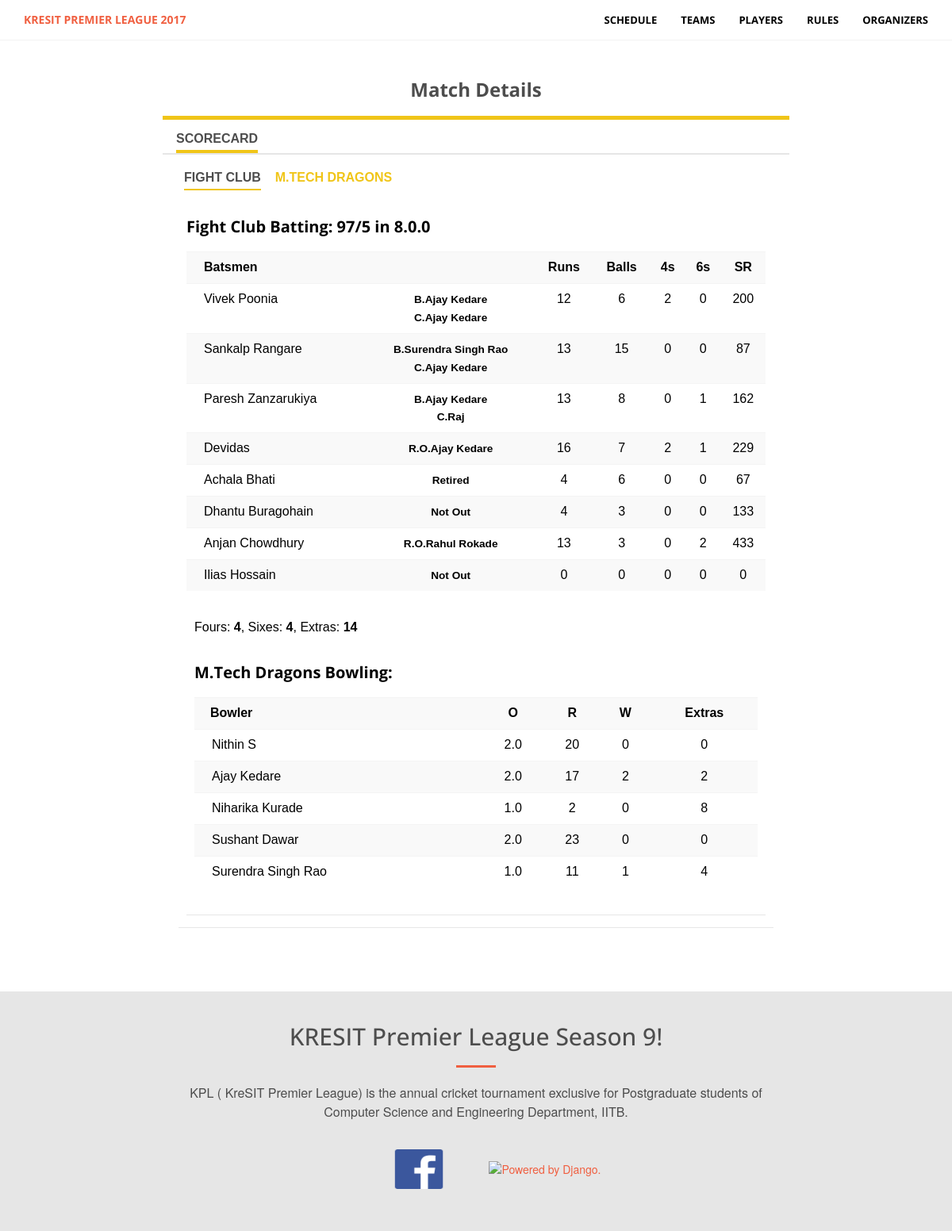
The page /kpl/match_details/11/ on the database its author committed.
### matches/models.py (models this page shows, shortened)
class Innings(models.Model):
    batting = models.ForeignKey(Team,related_name='inning_batting')
    bowling = models.ForeignKey(Team,related_name='inning_bowling')
    runs = models.IntegerField(default=0)
    wickets = models.IntegerField(default=0)
    balls = models.IntegerField(default=0)
    extras = models.IntegerField(default=0)

class Batting_Scorecard(models.Model):
    retired_choice = (
        ('No', 'No'),
        ('Yes', 'Yes'),
    )
    innings = models.ForeignKey(Innings,related_name='batting_innings')
    batsman = models.ForeignKey(Sold_Player,related_name='scorecard_batsman')
    runs = models.IntegerField(default=0)
    balls = models.IntegerField(default=0)
    fours = models.IntegerField(default=0)
    sixes = models.IntegerField(default=0)
    wicket = models.ForeignKey(Wicket,related_name='wicket_batsman',blank=True,null=True)
    retired = models.CharField(choices=retired_choice,max_length=6,default='No')
    come_back = models.CharField(choices=retired_choice,max_length=6,default='No')

class Wicket(models.Model):
    type = models.ForeignKey(Wicket_Type,related_name='wicket_type')
    player1 = models.ForeignKey(Sold_Player,blank=True,related_name='wicket_player1')
    player2 = models.ForeignKey(Sold_Player,blank=True,related_name='wicket_player2',null=True)

class Bowling_Scorecard(models.Model):
    innings = models.ForeignKey(Innings,related_name='bowling_innings')
    bowler = models.ForeignKey(Sold_Player,related_name='scorecard_bowler')
    runs = models.IntegerField(default=0)
    wickets = models.IntegerField(default=0)
    balls = models.IntegerField(default=0)
    overs = models.CharField(max_length=3,default='0.0')
    extras = models.IntegerField(default=0)

### teams/models.py (models this page shows)
class Team(models.Model):
    manager_only_opts = (
        ('Yes', 'Yes'),
        ('No', 'No'),
    )
    name = models.CharField(max_length=50)
    manager = models.ForeignKey(Player,on_delete=models.CASCADE)
    captain = models.ForeignKey(Player,on_delete=models.CASCADE,related_name='captain')
    logo = models.ImageField(upload_to='team_logo/')
    manager_only = models.CharField(choices=manager_only_opts,max_length=3,default='No')
    players_cost = models.IntegerField(default=0)
    manager_cost = models.IntegerField(default=0)
    money = models.IntegerField(default=3000)
    alias = models.CharField(max_length=10,blank=True)
    def __str__(self):
        return str(self.name)

### auctions/models.py (models this page shows)
class Sold_Player(models.Model):
    player = models.ForeignKey(Player,on_delete=models.CASCADE)
    team = models.ForeignKey(Team,on_delete=models.CASCADE)
    price = models.IntegerField(default=0)
    runs = models.IntegerField(default=0)
    wickets = models.IntegerField(default=0)
    balls = models.IntegerField(default=0)
    sixes = models.IntegerField(default=0)
    fours = models.IntegerField(default=0)
    catches = models.IntegerField(default=0)
    runout = models.IntegerField(default=0)
    def __str__(self):
        return str(self.player)

### players/models.py (models this page shows)
class Player(models.Model):
    cat_opts = (
        ('Batsman', 'Batsman'),
        ('Bowler', 'Bowler'),
        ('All-Rounder', 'All-Rounder'),
    )
    year_opts = (
        ('First', 'First'),
        ('Second', 'Second'),
        ('Third', 'Third'),
    )
    pool_opts = (
        ('A', 'A'),
        ('B', 'B'),
    )
    manager_opts = (
        ('Yes', 'Yes'),
        ('No', 'No'),
    )
    gender_opts = (
        ('Male', 'Male'),
        ('Female', 'Female'),
    )
    auction_opts = (
        ('pending', 'pending'),
        ('sold', 'sold'),
    )
    name = models.CharField(max_length=100, unique=True)
    gender = models.CharField(choices=gender_opts,default='Male',max_length=6)
    manager = models.CharField(choices=manager_opts,max_length=3)
    year = models.CharField(max_length=10,choices=year_opts)
    pic = models.ImageField(upload_to='player_pics/')
    phone_no = models.CharField(max_length=10)
    category = models.CharField(choices=cat_opts, max_length=100)
    prev_exp = models.TextField(max_length=100,default='Not Specified')
    kpl_exp = models.TextField(max_length=100,default='None')
    pool = models.CharField(max_length=1,choices=pool_opts,default='B')
    auction_status = models.CharField(choices=auction_opts,max_length=10,default='pending')
    class Meta:
        ordering = ['pool','name']
    def __str__(self):
        return str(self.name)

### dashboard/views.py (the view)
# urls.py: url(r'^match_details/(?P<match>[0-9]+)/$', Match_Details.as_view(),name='match_details'),
class Match_Details(View):
    def get(self,request,match):
        t = datetime.datetime(2017, 2, 15, 15, 0, 0)
        td = t-datetime.datetime.now()
        time = int(td.total_seconds())
        matches = Match.objects.all().order_by('match_number')
        current_match = Match.objects.get(id=match)
        current_inning = current_match.first_innings
        current_over = Over.objects.filter(innings=current_inning).last()
        try:
            other_inning = Innings.objects.filter(batting=current_inning.bowling,
                                                  bowling=current_inning.batting)
            other_over = ""
            if len(other_inning)!=0:
                other_inning = other_inning[0]
                other_over = str(other_inning.balls / 6) + "." + str(other_inning.balls % 6)
            team1 = Sold_Player.objects.filter(team=current_inning.batting).order_by('player__name')
            team2 = Sold_Player.objects.filter(team=current_inning.bowling).order_by('player__name')
            striker = Batting_Scorecard.objects.filter(batsman=current_over.striker,innings=current_inning)[0]
            non_striker = Batting_Scorecard.objects.filter(batsman=current_over.non_striker,innings=current_inning)[0]
            bowler = Bowling_Scorecard.objects.filter(bowler=current_over.bowler,innings=current_inning)[0]
            cur_over = str(current_inning.balls/6)+"."+str(current_inning.balls%6)
            balls = Ball.objects.filter(over=current_over)
            bowler_over = str(bowler.balls/6)+"."+str(bowler.balls%6)
            batting_lineup = Batting_Scorecard.objects.filter(innings=current_inning)
            bowling_lineup = Bowling_Scorecard.objects.filter(innings=current_inning)
            other_batting_lineup = Batting_Scorecard.objects.filter(innings=other_inning)
            other_bowling_lineup = Bowling_Scorecard.objects.filter(innings=other_inning)
            tot_fours = 0
            tot_sixes = 0
            for batsman in batting_lineup:
                tot_fours += batsman.fours
                tot_sixes += batsman.sixes
            other_tot_fours = 0
            other_tot_sixes = 0
            for batsman in other_batting_lineup:
                other_tot_fours += batsman.fours
                other_tot_sixes += batsman.sixes
            match_started = 'Yes'
        except Exception:
            print(traceback.format_exc())
            other_inning = None
            cur_over = '0.0'
            striker = "Striker"
            non_striker = "Non Striker"
            bowler = "Bowler"
            balls = None
            bowler_over = ""
            tot_fours = 0
            tot_sixes = 0
            other_tot_fours = 0
            other_tot_sixes = 0
            batting_lineup = None
            bowling_lineup = None
            other_batting_lineup = None
            other_bowling_lineup = None
            other_over = '0.0'
            other_inning = None
            team1 = None
            team2 = None
            match_started = None
        context = {
            'time': time,
            'matches' : matches,
            'match_started' : match_started,
            'current_match' : current_match,
            'current_inning' : current_inning,
            'other_inning': other_inning,
            'current_over' : current_over,
            'other_over' : other_over,
            'team1' : team1,
            'team2' : team2,
            'cur_over' : cur_over,
            'striker' : striker,
            'non_striker' : non_striker,
            'bowler' : bowler,
            'balls' : balls,
            'bowler_over' : bowler_over,
            'batting_lineup' : batting_lineup,
            'bowling_lineup' : bowling_lineup,
            'other_batting_lineup': other_batting_lineup,
            'other_bowling_lineup': other_bowling_lineup,
            'tot_fours' : tot_fours,
            'tot_sixes' : tot_sixes,
            'other_tot_fours': other_tot_fours,
            'other_tot_sixes': other_tot_sixes,
        }
        return render(request,"match_details.html",context)

### templates/match_details.html (shortened to what this page needs)
{% extends 'base.html' %}
{% load static %}
{% load crispy_forms_tags %}
{% block content %}
<section id="register">
    <div class="row">
        <div class="col-md-10 col-md-offset-1 text-center">
            <br>
            <br>
            <h3><b>Match Details</b></h3>
        </div>
        <div class="col-xs-offset-2 col-xs-8">
                <div class="rca-medium-widget rca-top-border ">
                    <ul class="rca-tab-list">
                        <li class="rca-tab-link active" data-tab="tab-41" onclick="showTab(this);">SCORECARD</li>
                    </ul>
                    <div id="tab-41" class="rca-tab-content rca-padding active">
                        <ul class="rca-tab-list small">
                            <li class="rca-tab-link active" data-tab="tab-401" onclick="showTab(this);">{{ current_inning.batting.name }}</li>
                            <li class="rca-tab-link" data-tab="tab-402" onclick="showTab2(this);">{{ current_inning.bowling.name }}</li>
                        </ul>
                        {% if match_started %}
                        <div id="tab-401" class="rca-tab-content rca-padding active">
                            <div class="rca-batting-score rca-padding">
                                <strong><h3>{{ current_inning.batting.name }} Batting: {{ current_inning.runs }}/{{ current_inning.wickets }} in {{ cur_over }}</strong></h3>
                                <table class="table table-striped">
                                    <tr>
                                        <th style="padding-left:22px;">Batsmen</th>
                                        <th class="text-center"></th>
                                        <th class="text-center">Runs</th>
                                        <th class="text-center">Balls</th>
                                        <th class="text-center">4s</th>
                                        <th class="text-center">6s</th>
                                        <th class="text-center">SR</th>
                                    </tr>
                                    {%  for batsman in batting_lineup %}
                                    <tr>
                                        <td style="padding-left:22px;">{{ batsman.batsman }} </td>
                                        <td class="text-center">
                                            {% if batsman.wicket %}
                                                {% ifequal batsman.wicket.type.type 'Caught' %}
                                                    <small><b>B.{{ batsman.wicket.player1 }}</b></small><br>
                                                    <small><b>C.{{ batsman.wicket.player2 }}</b></small>
                                                {% endifequal %}
                                                {% ifequal batsman.wicket.type.type 'Run Out' %}
                                                    <small><b>R.O.{{ batsman.wicket.player1 }}</b></small><br>
                                                {% endifequal %}
                                            {% else%}
                                                    {% ifequal batsman.retired 'Yes' %}
                                                        <small><b>Retired</b></small>
                                                        {% else %}
                                                            <small><b>Not Out</b></small>
                                                    {% endifequal %}
                                            {% endif %}
                                        </td>
                                        <td class="text-center">{{ batsman.runs }}</td>
                                        <td class="text-center">{{ batsman.balls }}</td>
                                        <td class="text-center">{{ batsman.fours }}</td>
                                        <td class="text-center">{{ batsman.sixes }}</td>
                                        {% ifequal balls 0 %}
                                            <td class="text-center">0</td>
                                        {% else %}
                                            <td class="text-center">{% widthratio batsman.runs batsman.balls 100 %}</td>
                                        {% endifequal %}
                                    </tr>
                                    {% endfor %}
                                </table>
                                <div class="rca-padding">
                                    <span>Fours: <strong>{{ tot_fours }}</strong></span>, <span>Sixes: <strong>{{ tot_sixes }}</strong></span>,
                                    <span>Extras: <strong>{{ current_inning.extras }}</strong></span>
                                </div>
                                <div class="rca-bowling-score rca-padding">
                                    <h3><strong>{{ current_inning.bowling }} Bowling:</strong></h3>
                                    <table class="table table-striped">
                                        <tr>
                                            <th style="padding-left:20px;">Bowler</th>
                                            <th class="text-center">O</th>
                                            <th class="text-center">R</th>
                                            <th class="text-center">W</th>
                                            <th class="text-center">Extras</th>
                                        </tr>
                                        {% for bowler in bowling_lineup %}
                                        <tr>
                                            <td style="padding-left:22px;">{{ bowler.bowler }}</td>
                                            <td class="text-center">{{ bowler.overs }}</td>
                                            <td class="text-center">{{ bowler.runs }}</td>
                                            <td class="text-center">{{ bowler.wickets }}</td>
                                            <td class="text-center">{{ bowler.extras }}</td>
                                        </tr>
                                        {% endfor %}
                                    </table>
                                </div>
                            </div>
                        </div>
                    {% endif %}
                    </div>
            </div>
        </div>
    </div>
</section>
{% endblock %}

### rows shown on the page
Innings: batting.name "FIGHT CLUB", bowling.name "M.TECH DRAGONS", batting.name "Fight Club", runs "97", wickets "5", extras "14", bowling "M.Tech Dragons"
Batting_Scorecard: batsman "Vivek Poonia", wicket.player1 "Ajay Kedare", wicket.player2 "Ajay Kedare", runs "12", balls "6", fours "2", sixes "0", runs+balls "200"
Batting_Scorecard: batsman "Sankalp Rangare", wicket.player1 "Surendra Singh Rao", wicket.player2 "Ajay Kedare", runs "13", balls "15", fours "0", sixes "0", runs+balls "87"
Batting_Scorecard: batsman "Paresh Zanzarukiya", wicket.player1 "Ajay Kedare", wicket.player2 "Raj", runs "13", balls "8", fours "0", sixes "1", runs+balls "162"
Batting_Scorecard: batsman "Devidas", wicket.player1 "Ajay Kedare", runs "16", balls "7", fours "2", sixes "1", runs+balls "229"
Batting_Scorecard: batsman "Achala Bhati", shows "Retired", runs "4", balls "6", fours "0", sixes "0", runs+balls "67"
Batting_Scorecard: batsman "Dhantu Buragohain", shows "Not Out", runs "4", balls "3", fours "0", sixes "0", runs+balls "133"
Batting_Scorecard: batsman "Anjan Chowdhury", wicket.player1 "Rahul Rokade", runs "13", balls "3", fours "0", sixes "2", runs+balls "433"
Batting_Scorecard: batsman "Ilias Hossain", shows "Not Out", runs "0", balls "0", fours "0", sixes "0", runs+balls "0"
Bowling_Scorecard: bowler "Nithin S", overs "2.0", runs "20", wickets "0", extras "0"
Bowling_Scorecard: bowler "Ajay Kedare", overs "2.0", runs "17", wickets "2", extras "2"
Bowling_Scorecard: bowler "Niharika Kurade", overs "1.0", runs "2", wickets "0", extras "8"
Bowling_Scorecard: bowler "Sushant Dawar", overs "2.0", runs "23", wickets "0", extras "0"
Bowling_Scorecard: bowler "Surendra Singh Rao", overs "1.0", runs "11", wickets "1", extras "4"

### other values the page prints
{{ cur_over }} "8.0.0"
{{ tot_fours }} "4"
{{ tot_sixes }} "4"
